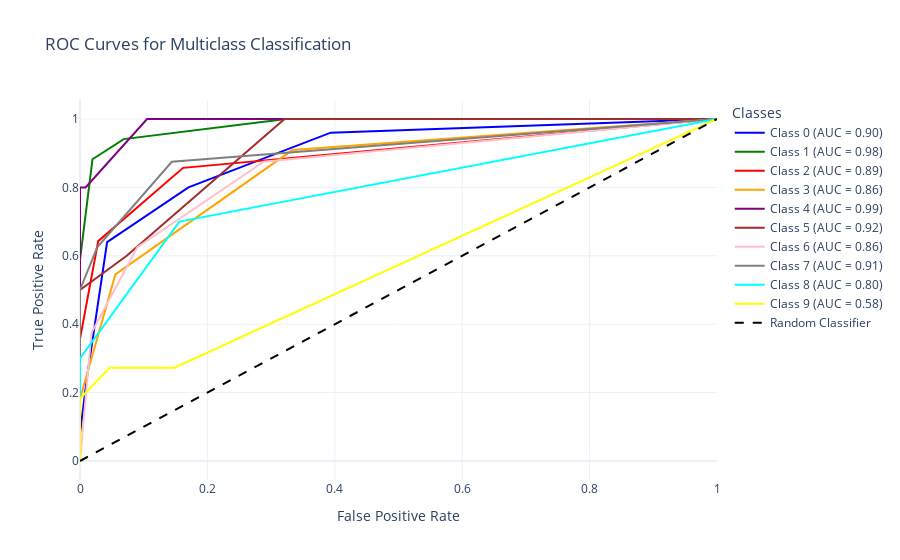

Here is the notebook cell this chart was saved with:
### Code cell
fpr = {}
tpr = {}
roc_auc = {}

for i in range(y_test_bin.shape[1]):
    fpr[i], tpr[i], _ = roc_curve(y_test_bin[:, i], y_pred_prob_KNN[:, i])
    roc_auc[i] = auc(fpr[i], tpr[i])

fig = go.Figure()

colors = ['blue', 'green', 'red', 'orange', 'purple', 'brown', 'pink', 'gray', 'cyan', 'yellow']

for i, color in zip(range(y_test_bin.shape[1]), colors):
    fig.add_trace(go.Scatter(x=fpr[i], y=tpr[i], mode='lines', name=f'Class {i} (AUC = {roc_auc[i]:.2f})', line=dict(color=color)))

fig.add_trace(go.Scatter(x=[0, 1], y=[0, 1], mode='lines', name='Random Classifier', line=dict(color='black', dash='dash')))

fig.update_layout(
    title='ROC Curves for Multiclass Classification',
    xaxis_title='False Positive Rate',
    yaxis_title='True Positive Rate',
    legend_title='Classes',
    template='plotly_white'
)

fig.show()

### Figure 1 — Plotly figure (JSON) as saved in the notebook; plotly's stock layout.template omitted (floating-point values rounded to 4 significant figures)
{"data": [{"line": {"color": "blue"}, "mode": "lines", "name": "Class 0 (AUC = 0.90)", "type": "scatter", "x": [0, 0, 0.01064, 0.04255, 0.1702, 0.3936, 1], "y": [0, 0.08, 0.24, 0.64, 0.8, 0.96, 1]}, {"line": {"color": "green"}, "mode": "lines", "name": "Class 1 (AUC = 0.98)", "type": "scatter", "x": [0, 0, 0, 0.01961, 0.06863, 0.3235, 1], "y": [0, 0.2353, 0.5882, 0.8824, 0.9412, 1, 1]}, {"line": {"color": "red"}, "mode": "lines", "name": "Class 2 (AUC = 0.89)", "type": "scatter", "x": [0, 0, 0, 0.02857, 0.1619, 1], "y": [0, 0.07143, 0.3571, 0.6429, 0.8571, 1]}, {"line": {"color": "orange"}, "mode": "lines", "name": "Class 3 (AUC = 0.86)", "type": "scatter", "x": [0, 0, 0.05556, 0.3333, 1], "y": [0, 0.1818, 0.5455, 0.9091, 1]}, {"line": {"color": "purple"}, "mode": "lines", "name": "Class 4 (AUC = 0.99)", "type": "scatter", "x": [0, 0, 0, 0.008772, 0.1053, 1], "y": [0, 0.4, 0.8, 0.8, 1, 1]}, {"line": {"color": "brown"}, "mode": "lines", "name": "Class 5 (AUC = 0.92)", "type": "scatter", "x": [0, 0, 0, 0.07339, 0.3211, 1], "y": [0, 0.1, 0.5, 0.6, 1, 1]}, {"line": {"color": "pink"}, "mode": "lines", "name": "Class 6 (AUC = 0.86)", "type": "scatter", "x": [0, 0.01802, 0.09009, 0.2883, 1], "y": [0, 0.375, 0.625, 0.875, 1]}, {"line": {"color": "gray"}, "mode": "lines", "name": "Class 7 (AUC = 0.91)", "type": "scatter", "x": [0, 0, 0, 0.02703, 0.1441, 1], "y": [0, 0.375, 0.5, 0.625, 0.875, 1]}, {"line": {"color": "cyan"}, "mode": "lines", "name": "Class 8 (AUC = 0.80)", "type": "scatter", "x": [0, 0, 0, 0.156, 1], "y": [0, 0.1, 0.3, 0.7, 1]}, {"line": {"color": "yellow"}, "mode": "lines", "name": "Class 9 (AUC = 0.58)", "type": "scatter", "x": [0, 0, 0, 0.0463, 0.1481, 1], "y": [0, 0.09091, 0.1818, 0.2727, 0.2727, 1]}, {"line": {"color": "black", "dash": "dash"}, "mode": "lines", "name": "Random Classifier", "type": "scatter", "x": [0, 1], "y": [0, 1]}], "layout": {"legend": {"title": {"text": "Classes"}}, "title": {"text": "ROC Curves for Multiclass Classification"}, "xaxis": {"title": {"text": "False Positive Rate"}}, "yaxis": {"title": {"text": "True Positive Rate"}}}}
